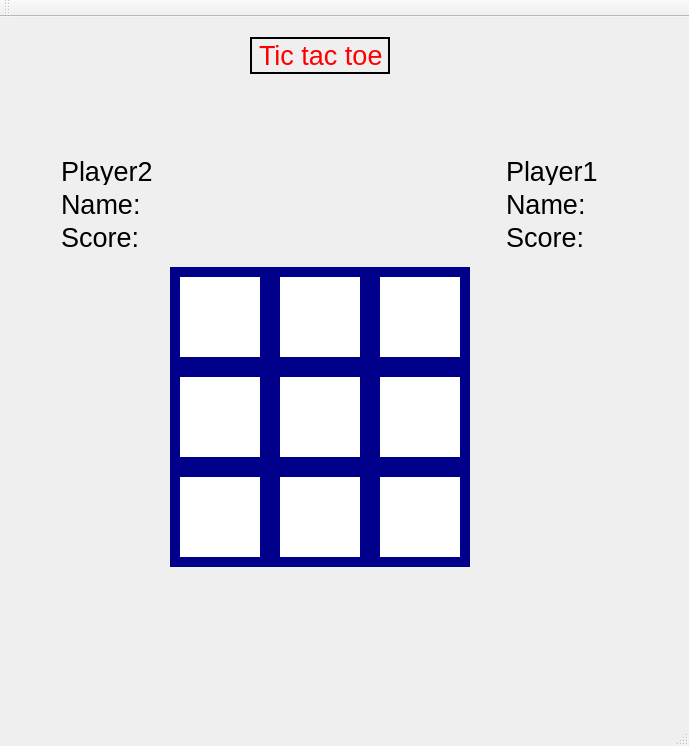
<?xml version="1.0" encoding="UTF-8"?>
<ui version="4.0">
 <class>MainWindow</class>
 <widget class="QMainWindow" name="MainWindow">
  <property name="geometry">
   <rect>
    <x>0</x>
    <y>0</y>
    <width>689</width>
    <height>746</height>
   </rect>
  </property>
  <property name="font">
   <font>
    <pointsize>20</pointsize>
   </font>
  </property>
  <property name="windowTitle">
   <string>MainWindow</string>
  </property>
  <widget class="QWidget" name="centralWidget">
   <widget class="QLabel" name="label">
    <property name="geometry">
     <rect>
      <x>250</x>
      <y>20</y>
      <width>140</width>
      <height>37</height>
     </rect>
    </property>
    <property name="font">
     <font>
      <pointsize>20</pointsize>
     </font>
    </property>
    <property name="whatsThis">
     <string>&lt;html&gt;&lt;head/&gt;&lt;body&gt;&lt;p&gt;&lt;span style=&quot; font-weight:600; font-style:italic; text-decoration: underline; color:#ff007f;&quot;&gt;/////////tic&lt;/span&gt;&lt;/p&gt;&lt;p&gt;&lt;br/&gt;&lt;/p&gt;&lt;/body&gt;&lt;/html&gt;</string>
    </property>
    <property name="autoFillBackground">
     <bool>false</bool>
    </property>
    <property name="styleSheet">
     <string notr="true">QLabel  { color: red;
border-style:solid;
border-width: 2px;
 }  </string>
    </property>
    <property name="text">
     <string>Tic tac toe</string>
    </property>
   </widget>
   <widget class="QPushButton" name="pushButtonTicPlac0_0">
    <property name="geometry">
     <rect>
      <x>170</x>
      <y>250</y>
      <width>100</width>
      <height>100</height>
     </rect>
    </property>
    <property name="font">
     <font>
      <pointsize>72</pointsize>
      <weight>75</weight>
      <bold>true</bold>
     </font>
    </property>
    <property name="styleSheet">
     <string notr="true">QPushButton{
 background-color: white;
   border-width: 10px;
    border-style: solid;
    border-radius: 4px;
 border-color: darkblue;
color: red;}</string>
    </property>
    <property name="text">
     <string/>
    </property>
    <property name="autoDefault">
     <bool>false</bool>
    </property>
   </widget>
   <widget class="QPushButton" name="pushButtonTicPlac1_2">
    <property name="geometry">
     <rect>
      <x>370</x>
      <y>350</y>
      <width>100</width>
      <height>100</height>
     </rect>
    </property>
    <property name="font">
     <font>
      <pointsize>72</pointsize>
      <weight>75</weight>
      <bold>true</bold>
     </font>
    </property>
    <property name="styleSheet">
     <string notr="true">QPushButton{
 background-color: white;
   border-width: 10px;
    border-style: solid;
    border-radius: 4px;
 border-color: darkblue;
color: red;}</string>
    </property>
    <property name="text">
     <string/>
    </property>
   </widget>
   <widget class="QPushButton" name="pushButtonTicPlac1_1">
    <property name="geometry">
     <rect>
      <x>270</x>
      <y>350</y>
      <width>100</width>
      <height>100</height>
     </rect>
    </property>
    <property name="font">
     <font>
      <pointsize>72</pointsize>
      <weight>75</weight>
      <bold>true</bold>
     </font>
    </property>
    <property name="styleSheet">
     <string notr="true">QPushButton{
 background-color: white;
   border-width: 10px;
    border-style: solid;
    border-radius: 4px;
 border-color: darkblue;
color: red;}</string>
    </property>
    <property name="text">
     <string/>
    </property>
   </widget>
   <widget class="QPushButton" name="pushButtonTicPlac1_0">
    <property name="geometry">
     <rect>
      <x>170</x>
      <y>350</y>
      <width>100</width>
      <height>100</height>
     </rect>
    </property>
    <property name="font">
     <font>
      <pointsize>72</pointsize>
      <weight>75</weight>
      <bold>true</bold>
     </font>
    </property>
    <property name="styleSheet">
     <string notr="true">QPushButton{
 background-color: white;
   border-width: 10px;
    border-style: solid;
    border-radius: 4px;
 border-color: darkblue;
color: red;}</string>
    </property>
    <property name="text">
     <string/>
    </property>
   </widget>
   <widget class="QPushButton" name="pushButtonTicPlac0_2">
    <property name="geometry">
     <rect>
      <x>370</x>
      <y>250</y>
      <width>100</width>
      <height>100</height>
     </rect>
    </property>
    <property name="font">
     <font>
      <pointsize>72</pointsize>
      <weight>75</weight>
      <bold>true</bold>
     </font>
    </property>
    <property name="styleSheet">
     <string notr="true">QPushButton{
 background-color: white;
   border-width: 10px;
    border-style: solid;
    border-radius: 4px;
 border-color: darkblue;
color: red;}</string>
    </property>
    <property name="text">
     <string/>
    </property>
   </widget>
   <widget class="QPushButton" name="pushButtonTicPlac0_1">
    <property name="geometry">
     <rect>
      <x>270</x>
      <y>250</y>
      <width>100</width>
      <height>100</height>
     </rect>
    </property>
    <property name="font">
     <font>
      <pointsize>72</pointsize>
      <weight>75</weight>
      <bold>true</bold>
     </font>
    </property>
    <property name="styleSheet">
     <string notr="true">QPushButton{
 background-color: white;
   border-width: 10px;
    border-style: solid;
    border-radius: 4px;
 border-color: darkblue;
color: red;}</string>
    </property>
    <property name="text">
     <string/>
    </property>
   </widget>
   <widget class="QPushButton" name="pushButtonTicPlac2_2">
    <property name="geometry">
     <rect>
      <x>370</x>
      <y>450</y>
      <width>100</width>
      <height>100</height>
     </rect>
    </property>
    <property name="font">
     <font>
      <pointsize>72</pointsize>
      <weight>75</weight>
      <bold>true</bold>
     </font>
    </property>
    <property name="styleSheet">
     <string notr="true">QPushButton{
 background-color: white;
   border-width: 10px;
    border-style: solid;
    border-radius: 4px;
 border-color: darkblue;
color: red;}</string>
    </property>
    <property name="text">
     <string/>
    </property>
   </widget>
   <widget class="QPushButton" name="pushButtonTicPlac2_1">
    <property name="geometry">
     <rect>
      <x>270</x>
      <y>450</y>
      <width>100</width>
      <height>100</height>
     </rect>
    </property>
    <property name="font">
     <font>
      <pointsize>72</pointsize>
      <weight>75</weight>
      <bold>true</bold>
     </font>
    </property>
    <property name="styleSheet">
     <string notr="true">QPushButton{
 background-color: white;
   border-width: 10px;
    border-style: solid;
    border-radius: 4px;
 border-color: darkblue;
color: red;}</string>
    </property>
    <property name="text">
     <string/>
    </property>
   </widget>
   <widget class="QPushButton" name="pushButtonTicPlac2_0">
    <property name="geometry">
     <rect>
      <x>170</x>
      <y>450</y>
      <width>100</width>
      <height>100</height>
     </rect>
    </property>
    <property name="font">
     <font>
      <pointsize>72</pointsize>
      <weight>75</weight>
      <bold>true</bold>
     </font>
    </property>
    <property name="styleSheet">
     <string notr="true">QPushButton{
 background-color: white;
   border-width: 10px;
    border-style: solid;
    border-radius: 4px;
 border-color: darkblue;
color: red;}</string>
    </property>
    <property name="text">
     <string/>
    </property>
   </widget>
   <widget class="QWidget" name="horizontalLayoutWidget">
    <property name="geometry">
     <rect>
      <x>50</x>
      <y>130</y>
      <width>611</width>
      <height>115</height>
     </rect>
    </property>
    <layout class="QHBoxLayout" name="horizontalLayout_2">
     <property name="spacing">
      <number>300</number>
     </property>
     <property name="sizeConstraint">
      <enum>QLayout::SetDefaultConstraint</enum>
     </property>
     <item>
      <layout class="QVBoxLayout" name="verticalLayout_2">
       <item>
        <widget class="QLabel" name="label_3">
         <property name="text">
          <string>Player2</string>
         </property>
        </widget>
       </item>
       <item>
        <widget class="QLabel" name="labelPlayer2Name">
         <property name="text">
          <string>Name:</string>
         </property>
        </widget>
       </item>
       <item>
        <widget class="QLabel" name="labelPlayer2Score">
         <property name="text">
          <string>Score:</string>
         </property>
        </widget>
       </item>
      </layout>
     </item>
     <item>
      <layout class="QVBoxLayout" name="verticalLayout">
       <item>
        <widget class="QLabel" name="label_2">
         <property name="text">
          <string>Player1</string>
         </property>
        </widget>
       </item>
       <item>
        <widget class="QLabel" name="labelPlayer1Name">
         <property name="text">
          <string>Name:</string>
         </property>
        </widget>
       </item>
       <item>
        <widget class="QLabel" name="labelPlayer1Score">
         <property name="text">
          <string>Score:</string>
         </property>
        </widget>
       </item>
      </layout>
     </item>
    </layout>
   </widget>
   <widget class="QLabel" name="labelTie">
    <property name="geometry">
     <rect>
      <x>240</x>
      <y>580</y>
      <width>181</width>
      <height>51</height>
     </rect>
    </property>
    <property name="text">
     <string/>
    </property>
   </widget>
  </widget>
  <widget class="QMenuBar" name="menuBar">
   <property name="geometry">
    <rect>
     <x>0</x>
     <y>0</y>
     <width>689</width>
     <height>21</height>
    </rect>
   </property>
  </widget>
  <widget class="QToolBar" name="mainToolBar">
   <attribute name="toolBarArea">
    <enum>TopToolBarArea</enum>
   </attribute>
   <attribute name="toolBarBreak">
    <bool>false</bool>
   </attribute>
  </widget>
  <widget class="QStatusBar" name="statusBar"/>
 </widget>
 <layoutdefault spacing="6" margin="11"/>
 <resources/>
 <connections/>
</ui>
